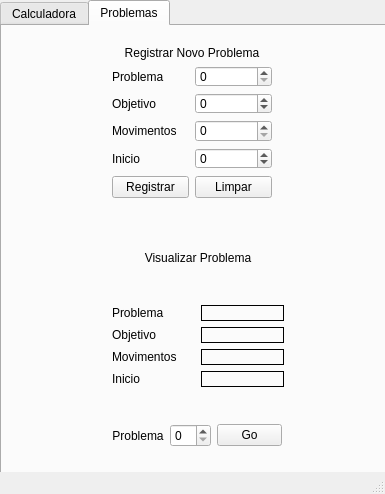
<?xml version="1.0" encoding="UTF-8"?>
<ui version="4.0">
 <class>MainWindow</class>
 <widget class="QMainWindow" name="MainWindow">
  <property name="geometry">
   <rect>
    <x>0</x>
    <y>0</y>
    <width>385</width>
    <height>494</height>
   </rect>
  </property>
  <property name="windowTitle">
   <string>Calculator: The Game Solver</string>
  </property>
  <property name="toolButtonStyle">
   <enum>Qt::ToolButtonIconOnly</enum>
  </property>
  <property name="documentMode">
   <bool>false</bool>
  </property>
  <property name="tabShape">
   <enum>QTabWidget::Rounded</enum>
  </property>
  <widget class="QWidget" name="centralwidget">
   <widget class="QTabWidget" name="tabWidget">
    <property name="geometry">
     <rect>
      <x>0</x>
      <y>0</y>
      <width>391</width>
      <height>581</height>
     </rect>
    </property>
    <property name="currentIndex">
     <number>1</number>
    </property>
    <widget class="QWidget" name="tab">
     <attribute name="title">
      <string>Calculadora</string>
     </attribute>
     <widget class="QWidget" name="gridLayoutWidget_4">
      <property name="geometry">
       <rect>
        <x>10</x>
        <y>320</y>
        <width>361</width>
        <height>51</height>
       </rect>
      </property>
      <layout class="QGridLayout" name="layout_solution">
       <item row="1" column="0">
        <widget class="QLabel" name="label_result">
         <property name="text">
          <string>[   ]</string>
         </property>
         <property name="alignment">
          <set>Qt::AlignCenter</set>
         </property>
        </widget>
       </item>
       <item row="0" column="0">
        <widget class="QLabel" name="label_solution">
         <property name="text">
          <string>Solução</string>
         </property>
         <property name="alignment">
          <set>Qt::AlignCenter</set>
         </property>
        </widget>
       </item>
      </layout>
     </widget>
     <widget class="QWidget" name="gridLayoutWidget_3">
      <property name="geometry">
       <rect>
        <x>110</x>
        <y>270</y>
        <width>160</width>
        <height>44</height>
       </rect>
      </property>
      <layout class="QGridLayout" name="layout_evaluate_and_clear">
       <item row="0" column="1">
        <widget class="QPushButton" name="button_clear">
         <property name="text">
          <string>Limpar</string>
         </property>
        </widget>
       </item>
       <item row="0" column="0">
        <widget class="QPushButton" name="button_evaluate">
         <property name="text">
          <string>Validar</string>
         </property>
        </widget>
       </item>
      </layout>
     </widget>
     <widget class="QWidget" name="verticalLayoutWidget">
      <property name="geometry">
       <rect>
        <x>110</x>
        <y>140</y>
        <width>163</width>
        <height>61</height>
       </rect>
      </property>
      <layout class="QVBoxLayout" name="layout_add_operation_1">
       <item>
        <widget class="QLabel" name="label_add_operation">
         <property name="text">
          <string>Adicionar Operações</string>
         </property>
         <property name="alignment">
          <set>Qt::AlignCenter</set>
         </property>
        </widget>
       </item>
       <item>
        <layout class="QGridLayout" name="layout_add_operation_2">
         <property name="sizeConstraint">
          <enum>QLayout::SetDefaultConstraint</enum>
         </property>
         <item row="0" column="1">
          <widget class="QPushButton" name="button_add_operation">
           <property name="text">
            <string>Add</string>
           </property>
          </widget>
         </item>
         <item row="0" column="0">
          <widget class="QLineEdit" name="input_operation"/>
         </item>
        </layout>
       </item>
      </layout>
     </widget>
     <widget class="QWidget" name="verticalLayoutWidget_2">
      <property name="geometry">
       <rect>
        <x>10</x>
        <y>210</y>
        <width>361</width>
        <height>51</height>
       </rect>
      </property>
      <layout class="QVBoxLayout" name="layout_available_operations">
       <item>
        <widget class="QLabel" name="label_available_operations_title">
         <property name="text">
          <string>Operações Disponíveis</string>
         </property>
         <property name="alignment">
          <set>Qt::AlignCenter</set>
         </property>
        </widget>
       </item>
       <item>
        <widget class="QLabel" name="label_available_operations">
         <property name="text">
          <string>[   ]</string>
         </property>
         <property name="alignment">
          <set>Qt::AlignCenter</set>
         </property>
        </widget>
       </item>
      </layout>
     </widget>
     <widget class="QWidget" name="gridLayoutWidget">
      <property name="geometry">
       <rect>
        <x>110</x>
        <y>10</y>
        <width>160</width>
        <height>121</height>
       </rect>
      </property>
      <layout class="QGridLayout" name="layout_inputs">
       <item row="3" column="0">
        <widget class="QLabel" name="label_target">
         <property name="text">
          <string>Objetivo</string>
         </property>
        </widget>
       </item>
       <item row="5" column="0">
        <widget class="QLabel" name="label_start">
         <property name="text">
          <string>Inicio</string>
         </property>
        </widget>
       </item>
       <item row="4" column="0">
        <widget class="QLabel" name="label_moves">
         <property name="text">
          <string>Movimentos</string>
         </property>
        </widget>
       </item>
       <item row="1" column="0">
        <widget class="QLabel" name="label_problem">
         <property name="text">
          <string>Problema</string>
         </property>
        </widget>
       </item>
       <item row="1" column="1">
        <widget class="QSpinBox" name="input_problem">
         <property name="maximum">
          <number>200</number>
         </property>
        </widget>
       </item>
       <item row="3" column="1">
        <widget class="QSpinBox" name="input_target">
         <property name="minimum">
          <number>-9999</number>
         </property>
         <property name="maximum">
          <number>9999</number>
         </property>
        </widget>
       </item>
       <item row="4" column="1">
        <widget class="QSpinBox" name="input_moves"/>
       </item>
       <item row="5" column="1">
        <widget class="QSpinBox" name="input_start">
         <property name="minimum">
          <number>-9999</number>
         </property>
         <property name="maximum">
          <number>9999</number>
         </property>
        </widget>
       </item>
      </layout>
     </widget>
     <widget class="QWidget" name="verticalLayoutWidget_3">
      <property name="geometry">
       <rect>
        <x>10</x>
        <y>380</y>
        <width>361</width>
        <height>61</height>
       </rect>
      </property>
      <layout class="QVBoxLayout" name="layout_manual_operation">
       <item>
        <widget class="QLabel" name="label_manual_operation">
         <property name="text">
          <string>Operação Manual</string>
         </property>
         <property name="alignment">
          <set>Qt::AlignCenter</set>
         </property>
        </widget>
       </item>
       <item>
        <layout class="QGridLayout" name="gridLayout" columnstretch="0,0,0,0,0">
         <property name="sizeConstraint">
          <enum>QLayout::SetNoConstraint</enum>
         </property>
         <property name="horizontalSpacing">
          <number>6</number>
         </property>
         <item row="0" column="3">
          <widget class="QLineEdit" name="input_manual_operation">
           <property name="sizePolicy">
            <sizepolicy hsizetype="Ignored" vsizetype="Fixed">
             <horstretch>0</horstretch>
             <verstretch>0</verstretch>
            </sizepolicy>
           </property>
           <property name="frame">
            <bool>true</bool>
           </property>
           <property name="alignment">
            <set>Qt::AlignCenter</set>
           </property>
          </widget>
         </item>
         <item row="0" column="1">
          <widget class="QSpinBox" name="input_total">
           <property name="minimum">
            <number>-9999</number>
           </property>
           <property name="maximum">
            <number>9999</number>
           </property>
          </widget>
         </item>
         <item row="0" column="0">
          <widget class="QLabel" name="label_total">
           <property name="text">
            <string>Total</string>
           </property>
           <property name="alignment">
            <set>Qt::AlignCenter</set>
           </property>
          </widget>
         </item>
         <item row="0" column="2">
          <widget class="QLabel" name="label_operation">
           <property name="text">
            <string>Operação</string>
           </property>
           <property name="alignment">
            <set>Qt::AlignCenter</set>
           </property>
          </widget>
         </item>
         <item row="0" column="4">
          <widget class="QPushButton" name="button_evaluate_manual_operation">
           <property name="sizePolicy">
            <sizepolicy hsizetype="Preferred" vsizetype="Fixed">
             <horstretch>0</horstretch>
             <verstretch>0</verstretch>
            </sizepolicy>
           </property>
           <property name="text">
            <string>Validar</string>
           </property>
          </widget>
         </item>
        </layout>
       </item>
      </layout>
     </widget>
    </widget>
    <widget class="QWidget" name="tab_2">
     <attribute name="title">
      <string>Problemas</string>
     </attribute>
     <widget class="QWidget" name="verticalLayoutWidget_4">
      <property name="geometry">
       <rect>
        <x>110</x>
        <y>20</y>
        <width>160</width>
        <height>152</height>
       </rect>
      </property>
      <layout class="QVBoxLayout" name="verticalLayout">
       <item>
        <widget class="QLabel" name="label">
         <property name="sizePolicy">
          <sizepolicy hsizetype="Preferred" vsizetype="Preferred">
           <horstretch>0</horstretch>
           <verstretch>0</verstretch>
          </sizepolicy>
         </property>
         <property name="text">
          <string>Registrar Novo Problema</string>
         </property>
         <property name="alignment">
          <set>Qt::AlignCenter</set>
         </property>
        </widget>
       </item>
       <item>
        <layout class="QGridLayout" name="layout_inputs_2">
         <item row="3" column="0">
          <widget class="QLabel" name="label_target_2">
           <property name="text">
            <string>Objetivo</string>
           </property>
          </widget>
         </item>
         <item row="5" column="0">
          <widget class="QLabel" name="label_start_2">
           <property name="text">
            <string>Inicio</string>
           </property>
          </widget>
         </item>
         <item row="4" column="0">
          <widget class="QLabel" name="label_moves_2">
           <property name="text">
            <string>Movimentos</string>
           </property>
          </widget>
         </item>
         <item row="1" column="0">
          <widget class="QLabel" name="label_problem_2">
           <property name="text">
            <string>Problema</string>
           </property>
          </widget>
         </item>
         <item row="1" column="1">
          <widget class="QSpinBox" name="input_new_problem">
           <property name="maximum">
            <number>200</number>
           </property>
          </widget>
         </item>
         <item row="3" column="1">
          <widget class="QSpinBox" name="input_new_target">
           <property name="minimum">
            <number>-9999</number>
           </property>
           <property name="maximum">
            <number>9999</number>
           </property>
          </widget>
         </item>
         <item row="4" column="1">
          <widget class="QSpinBox" name="input_new_moves"/>
         </item>
         <item row="5" column="1">
          <widget class="QSpinBox" name="input_new_start">
           <property name="minimum">
            <number>-9999</number>
           </property>
           <property name="maximum">
            <number>9999</number>
           </property>
          </widget>
         </item>
        </layout>
       </item>
       <item>
        <layout class="QHBoxLayout" name="horizontalLayout">
         <item>
          <widget class="QPushButton" name="input_append_problem">
           <property name="text">
            <string>Registrar</string>
           </property>
          </widget>
         </item>
         <item>
          <widget class="QPushButton" name="input_clear_append_problem">
           <property name="text">
            <string>Limpar</string>
           </property>
          </widget>
         </item>
        </layout>
       </item>
      </layout>
     </widget>
     <widget class="QWidget" name="verticalLayoutWidget_5">
      <property name="geometry">
       <rect>
        <x>110</x>
        <y>190</y>
        <width>172</width>
        <height>171</height>
       </rect>
      </property>
      <layout class="QVBoxLayout" name="verticalLayout_2">
       <item>
        <widget class="QLabel" name="label_2">
         <property name="text">
          <string>Visualizar Problema</string>
         </property>
         <property name="alignment">
          <set>Qt::AlignCenter</set>
         </property>
        </widget>
       </item>
       <item>
        <layout class="QHBoxLayout" name="horizontalLayout_2"/>
       </item>
       <item>
        <layout class="QGridLayout" name="layout_inputs_3">
         <item row="3" column="0">
          <widget class="QLabel" name="label_target_3">
           <property name="text">
            <string>Objetivo</string>
           </property>
          </widget>
         </item>
         <item row="5" column="0">
          <widget class="QLabel" name="label_start_3">
           <property name="text">
            <string>Inicio</string>
           </property>
          </widget>
         </item>
         <item row="4" column="0">
          <widget class="QLabel" name="label_moves_3">
           <property name="text">
            <string>Movimentos</string>
           </property>
          </widget>
         </item>
         <item row="1" column="0">
          <widget class="QLabel" name="label_problem_3">
           <property name="text">
            <string>Problema</string>
           </property>
          </widget>
         </item>
         <item row="1" column="1">
          <widget class="QLabel" name="label_4">
           <property name="autoFillBackground">
            <bool>false</bool>
           </property>
           <property name="frameShape">
            <enum>QFrame::Box</enum>
           </property>
           <property name="text">
            <string/>
           </property>
           <property name="alignment">
            <set>Qt::AlignCenter</set>
           </property>
          </widget>
         </item>
         <item row="3" column="1">
          <widget class="QLabel" name="label_5">
           <property name="autoFillBackground">
            <bool>false</bool>
           </property>
           <property name="frameShape">
            <enum>QFrame::Box</enum>
           </property>
           <property name="text">
            <string/>
           </property>
           <property name="alignment">
            <set>Qt::AlignCenter</set>
           </property>
          </widget>
         </item>
         <item row="4" column="1">
          <widget class="QLabel" name="label_6">
           <property name="autoFillBackground">
            <bool>false</bool>
           </property>
           <property name="frameShape">
            <enum>QFrame::Box</enum>
           </property>
           <property name="text">
            <string/>
           </property>
           <property name="alignment">
            <set>Qt::AlignCenter</set>
           </property>
          </widget>
         </item>
         <item row="5" column="1">
          <widget class="QLabel" name="label_7">
           <property name="autoFillBackground">
            <bool>false</bool>
           </property>
           <property name="frameShape">
            <enum>QFrame::Box</enum>
           </property>
           <property name="text">
            <string/>
           </property>
           <property name="alignment">
            <set>Qt::AlignCenter</set>
           </property>
          </widget>
         </item>
        </layout>
       </item>
      </layout>
     </widget>
     <widget class="QWidget" name="gridLayoutWidget_6">
      <property name="geometry">
       <rect>
        <x>110</x>
        <y>370</y>
        <width>170</width>
        <height>80</height>
       </rect>
      </property>
      <layout class="QGridLayout" name="gridLayout_2" columnstretch="0,1,0">
       <property name="sizeConstraint">
        <enum>QLayout::SetNoConstraint</enum>
       </property>
       <item row="0" column="0">
        <widget class="QLabel" name="label_3">
         <property name="text">
          <string>Problema</string>
         </property>
         <property name="alignment">
          <set>Qt::AlignCenter</set>
         </property>
        </widget>
       </item>
       <item row="0" column="1">
        <widget class="QSpinBox" name="spinBox"/>
       </item>
       <item row="0" column="2">
        <widget class="QPushButton" name="pushButton">
         <property name="sizePolicy">
          <sizepolicy hsizetype="Fixed" vsizetype="Fixed">
           <horstretch>2</horstretch>
           <verstretch>0</verstretch>
          </sizepolicy>
         </property>
         <property name="text">
          <string>Go</string>
         </property>
        </widget>
       </item>
      </layout>
     </widget>
    </widget>
   </widget>
  </widget>
  <widget class="QStatusBar" name="statusbar"/>
 </widget>
 <resources/>
 <connections/>
</ui>
